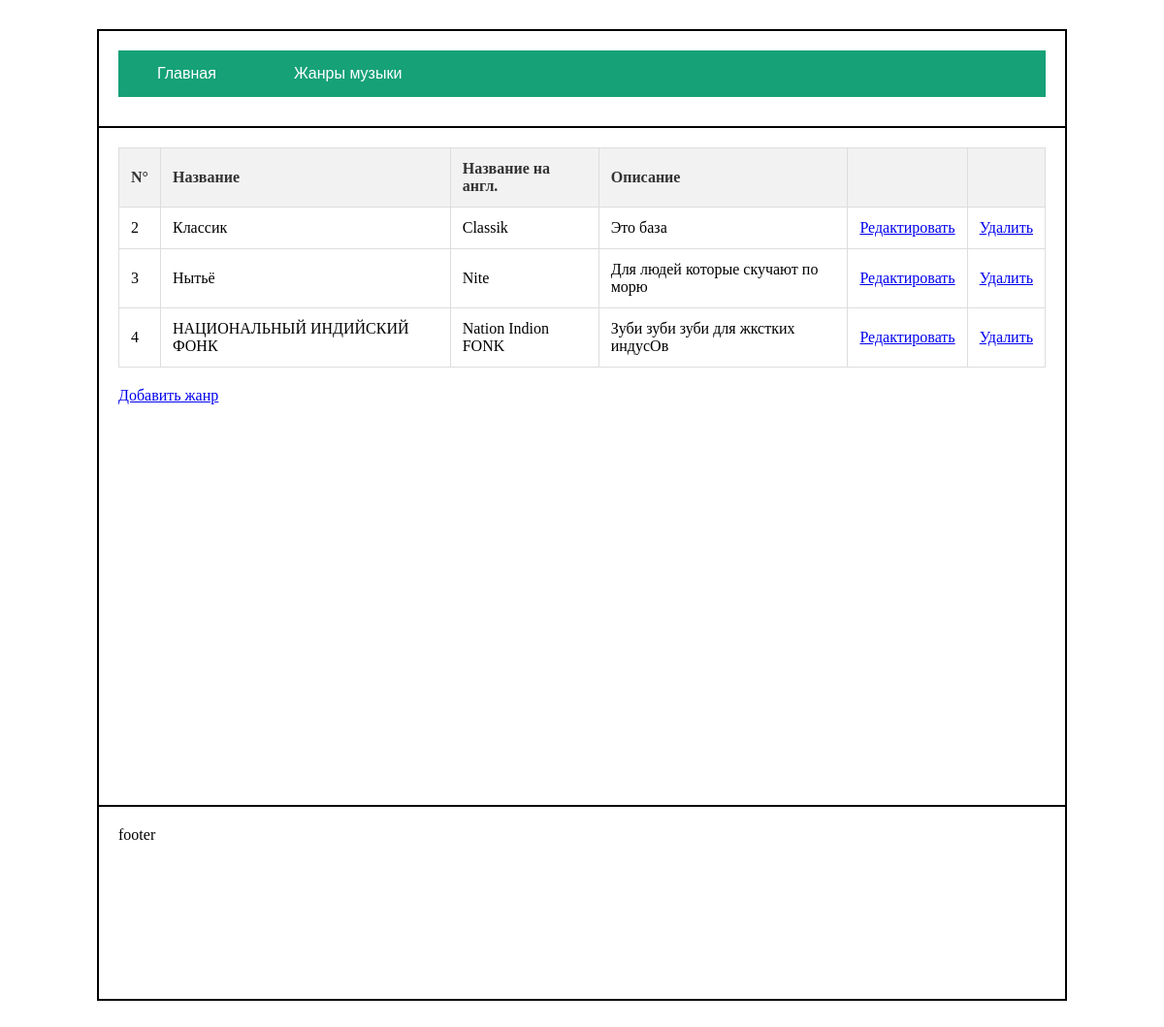
The page /dganry on the database its author committed.
### main/models.py (models this page shows, shortened)
class Genre(models.Model):
    name_en = models.CharField(max_length=500, unique=True)
    name_ru = models.CharField(max_length=500, unique=True)
    description = models.TextField()

### main/views.py (the view)
# urls.py: path('dganry', views.dganry),
def dganry(request):
    genres = Genre.objects.all()
    return render(request, 'dganry.html', {'gen': genres})

### main/templates/dganry.html (shortened to what this page needs)
{% extends "base.html" %}
{% block content %}
    <table>
        <thead>
            <tr>
                <th>N°</th>
                <th>Название</th>
                <th>Название на англ.</th>
                <th>Описание</th>
                <th></th>
                <th></th>
            </tr>
        </thead>
        <tbody>
            {% for g in gen %}
            <tr>
                <td>{{g.id}}</td>
                <td>{{g.name_ru}}</td>
                <td>{{g.name_en}}</td>
                <td>{{g.description}}</td>
                <td><a href="/editgenre/{{g.id}}">Редактировать</a></td>
                <td><a href="/deletegenre/{{g.id}}">Удалить</a></td>
            </tr>
            {% endfor %}
        </tbody>
    </table>
    <a href="/add_gen">Добавить жанр</a>
{% endblock content %}

### main/templates/base.html (shortened to what this page needs)
<!DOCTYPE html>
{% load static %}
<html lang="en">
<head>
    <link rel="stylesheet" href="{% static "styles.css" %}">
</head>
<body>
    <div id="wrapper">
        <div id="header">
            <div id="menu">
                <a href="/">Главная</a>
                <a href="/dganry">Жанры музыки</a>
            </div>
        </div>
        <div id="container">
            <div id="content">
                {% block content %} dganry {% endblock content %}
            </div>
        </div>
        <div id="footer">
            footer
        </div>
    </div>
</body>
</html>

### main/static/styles.css (style rules this page uses)
table { width: 100%; border-collapse: collapse; margin-bottom: 20px; }
table th, table td { border: 1px solid #ddd; padding: 12px; text-align: left; }
table th { background-color: #f2f2f2; color: #333; }
* { box-sizing: border-box; }
#wrapper { width: 1000px; margin: 30px auto; border: 1px solid black; }
#header { height: 100px; padding: 20px; border: 1px solid black; }
#container { display: flex; }
#content { width: 1000px; height: 700px; padding: 20px; border: 1px solid black; }
#footer { height: 200px; padding: 20px; border: 1px solid black; }
#menu { display: flex; background-color: #16A177; }
#menu a { padding: 15px 40px; font: 16px Arial; text-decoration: none; color: white; }

### rows shown on the page
Genre: id "2", name_ru "Классик", name_en "Classik", description "Это база"
Genre: id "3", name_ru "Нытьё", name_en "Nite", description "Для людей которые скучают по морю"
Genre: id "4", name_ru "НАЦИОНАЛЬНЫЙ ИНДИЙСКИЙ ФОНК", name_en "Nation Indion FONK", description "Зуби зуби зуби для жкстких индусОв"
